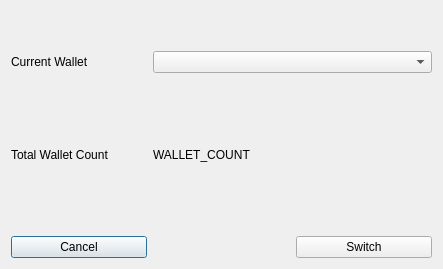
<?xml version="1.0" encoding="UTF-8"?>
<ui version="4.0">
 <class>SwitchWalletWindow</class>
 <widget class="QDialog" name="SwitchWalletWindow">
  <property name="geometry">
   <rect>
    <x>0</x>
    <y>0</y>
    <width>443</width>
    <height>269</height>
   </rect>
  </property>
  <property name="windowTitle">
   <string>Dialog</string>
  </property>
  <layout class="QGridLayout" name="gridLayout_2">
   <item row="0" column="0">
    <layout class="QGridLayout" name="gridLayout">
     <item row="5" column="0">
      <widget class="QPushButton" name="btnCancel">
       <property name="text">
        <string>Cancel</string>
       </property>
      </widget>
     </item>
     <item row="5" column="1">
      <spacer name="horizontalSpacer">
       <property name="orientation">
        <enum>Qt::Horizontal</enum>
       </property>
       <property name="sizeType">
        <enum>QSizePolicy::Preferred</enum>
       </property>
       <property name="sizeHint" stdset="0">
        <size>
         <width>40</width>
         <height>20</height>
        </size>
       </property>
      </spacer>
     </item>
     <item row="1" column="0">
      <widget class="QLabel" name="label">
       <property name="text">
        <string>Current Wallet</string>
       </property>
      </widget>
     </item>
     <item row="2" column="0" colspan="3">
      <spacer name="verticalSpacer_2">
       <property name="orientation">
        <enum>Qt::Vertical</enum>
       </property>
       <property name="sizeType">
        <enum>QSizePolicy::Minimum</enum>
       </property>
       <property name="sizeHint" stdset="0">
        <size>
         <width>20</width>
         <height>40</height>
        </size>
       </property>
      </spacer>
     </item>
     <item row="3" column="1" colspan="2">
      <widget class="QLabel" name="lblWalletCount">
       <property name="text">
        <string>WALLET_COUNT</string>
       </property>
      </widget>
     </item>
     <item row="0" column="0" colspan="3">
      <spacer name="verticalSpacer">
       <property name="orientation">
        <enum>Qt::Vertical</enum>
       </property>
       <property name="sizeType">
        <enum>QSizePolicy::Minimum</enum>
       </property>
       <property name="sizeHint" stdset="0">
        <size>
         <width>20</width>
         <height>40</height>
        </size>
       </property>
      </spacer>
     </item>
     <item row="5" column="2">
      <widget class="QPushButton" name="btnSwitch">
       <property name="text">
        <string>Switch</string>
       </property>
      </widget>
     </item>
     <item row="1" column="1" colspan="2">
      <widget class="QComboBox" name="cbCurrentWallet"/>
     </item>
     <item row="3" column="0">
      <widget class="QLabel" name="label_2">
       <property name="sizePolicy">
        <sizepolicy hsizetype="Preferred" vsizetype="Preferred">
         <horstretch>0</horstretch>
         <verstretch>0</verstretch>
        </sizepolicy>
       </property>
       <property name="text">
        <string>Total Wallet Count</string>
       </property>
      </widget>
     </item>
     <item row="4" column="0" colspan="3">
      <spacer name="verticalSpacer_3">
       <property name="orientation">
        <enum>Qt::Vertical</enum>
       </property>
       <property name="sizeType">
        <enum>QSizePolicy::Minimum</enum>
       </property>
       <property name="sizeHint" stdset="0">
        <size>
         <width>20</width>
         <height>40</height>
        </size>
       </property>
      </spacer>
     </item>
    </layout>
   </item>
  </layout>
 </widget>
 <tabstops>
  <tabstop>cbCurrentWallet</tabstop>
  <tabstop>btnCancel</tabstop>
  <tabstop>btnSwitch</tabstop>
 </tabstops>
 <resources/>
 <connections>
  <connection>
   <sender>btnCancel</sender>
   <signal>clicked()</signal>
   <receiver>SwitchWalletWindow</receiver>
   <slot>close()</slot>
   <hints>
    <hint type="sourcelabel">
     <x>80</x>
     <y>240</y>
    </hint>
    <hint type="destinationlabel">
     <x>221</x>
     <y>134</y>
    </hint>
   </hints>
  </connection>
 </connections>
</ui>
